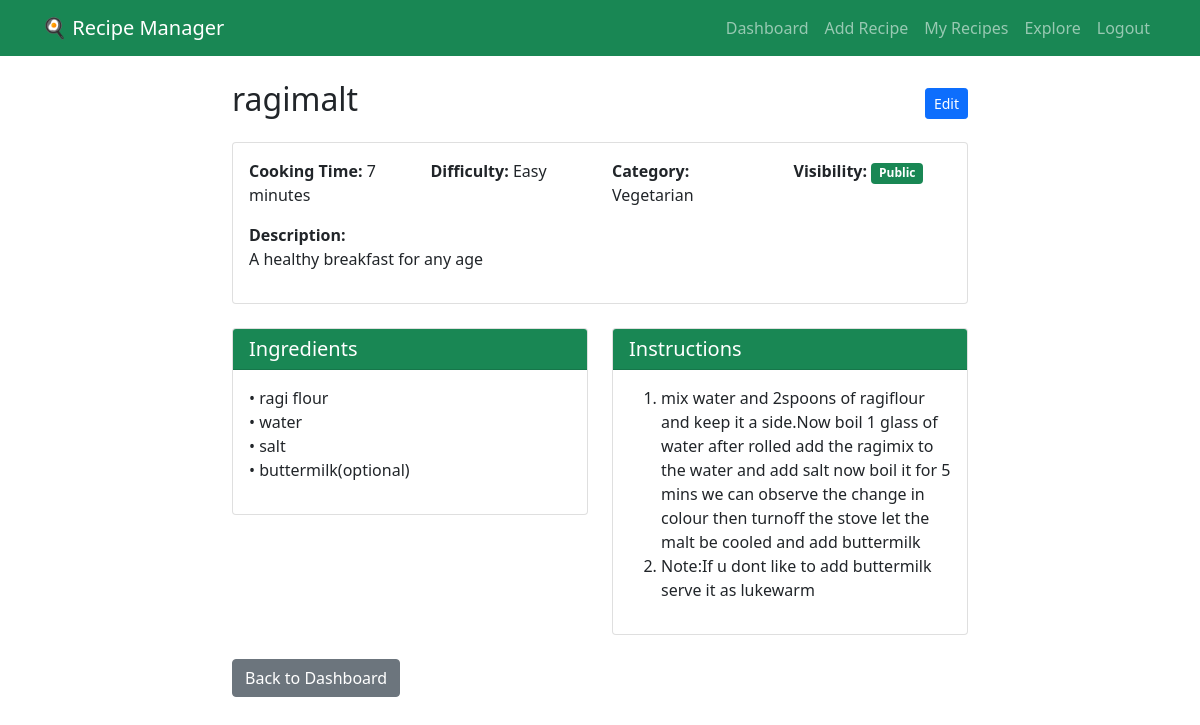
/recipe/3 (signed in), run on the app's committed database.
### app.py (models this page shows)
class Recipe(db.Model):
    id = db.Column(db.Integer, primary_key=True)
    title = db.Column(db.String(200), nullable=False)
    description = db.Column(db.Text)
    ingredients = db.Column(db.Text, nullable=False)
    instructions = db.Column(db.Text, nullable=False)
    cooking_time = db.Column(db.Integer)
    difficulty = db.Column(db.String(20))
    category = db.Column(db.String(50))
    is_public = db.Column(db.Boolean, default=False)
    created_at = db.Column(db.DateTime, default=datetime.utcnow)
    user_id = db.Column(db.Integer, db.ForeignKey('user.id'), nullable=False)

### app.py (the view)
@app.route('/recipe/<int:recipe_id>')
@login_required
def view_recipe(recipe_id):
    recipe = Recipe.query.get_or_404(recipe_id)
    if not recipe.is_public and recipe.user_id != current_user.id:
        flash('You do not have permission to view this recipe')
        return redirect(url_for('dashboard'))
    return render_template('view_recipe.html', recipe=recipe)

### app.py (called while the page is built)
@login_manager.user_loader
def load_user(user_id):
    return User.query.get(int(user_id))

### templates/view_recipe.html (shortened to what this page needs)
{% extends "base.html" %}
{% block content %}
<div class="row">
    <div class="col-md-8 mx-auto">
        <div class="d-flex justify-content-between align-items-center mb-3">
            <h2>{{ recipe.title }}</h2>
            {% if recipe.user_id == current_user.id %}
            <div>
                <a href="{{ url_for('edit_recipe', recipe_id=recipe.id) }}" class="btn btn-primary btn-sm">Edit</a>
            </div>
            {% endif %}
        </div>
        <div class="card mb-4">
            <div class="card-body">
                <div class="row mb-3">
                    <div class="col-md-3">
                        <strong>Cooking Time:</strong> {{ recipe.cooking_time }} minutes
                    </div>
                    <div class="col-md-3">
                        <strong>Difficulty:</strong> {{ recipe.difficulty }}
                    </div>
                    <div class="col-md-3">
                        <strong>Category:</strong> {{ recipe.category }}
                    </div>
                    <div class="col-md-3">
                        <strong>Visibility:</strong>
                        {% if recipe.is_public %}
                            <span class="badge bg-success">Public</span>
                        {% else %}
                            <span class="badge bg-secondary">Private</span>
                        {% endif %}
                    </div>
                </div>
                {% if recipe.description %}
                <div class="mb-3">
                    <strong>Description:</strong>
                    <p>{{ recipe.description }}</p>
                </div>
                {% endif %}
            </div>
        </div>
        <div class="row">
            <div class="col-md-6">
                <div class="card">
                    <div class="card-header bg-success text-white">
                        <h5 class="mb-0">Ingredients</h5>
                    </div>
                    <div class="card-body">
                        <ul class="list-unstyled">
                            {% for ingredient in recipe.ingredients.split('\n') %}
                                {% if ingredient.strip() %}
                                    <li>• {{ ingredient.strip() }}</li>
                                {% endif %}
                            {% endfor %}
                        </ul>
                    </div>
                </div>
            </div>
            <div class="col-md-6">
                <div class="card">
                    <div class="card-header bg-success text-white">
                        <h5 class="mb-0">Instructions</h5>
                    </div>
                    <div class="card-body">
                        <ol>
                            {% for instruction in recipe.instructions.split('\n') %}
                                {% if instruction.strip() %}
                                    <li>{{ instruction.strip() }}</li>
                                {% endif %}
                            {% endfor %}
                        </ol>
                    </div>
                </div>
            </div>
        </div>
        <div class="mt-4">
            <a href="{{ url_for('dashboard') }}" class="btn btn-secondary">Back to Dashboard</a>
        </div>
    </div>
</div>
{% endblock %}

### data on the page
Recipe: title "ragimalt", cooking_time "7", difficulty "Easy", category "Vegetarian", description "A healthy breakfast for any age"

### other printed values
{{ ingredient.strip() }} "ragi flour" "water" "salt" "buttermilk(optional)"
{{ instruction.strip() }} "Note:If u dont like to add buttermilk serve it as lukewarm"
